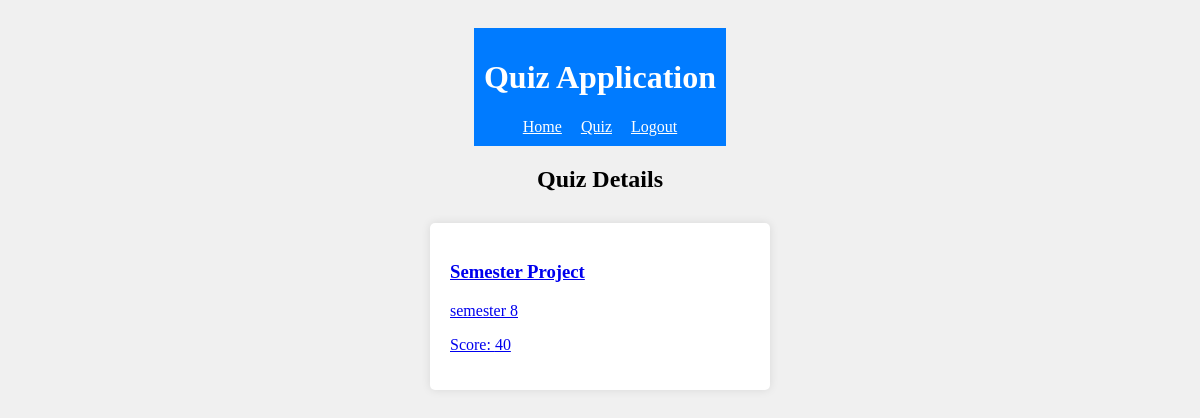
The page /quiz.php (signed in) on the database as committed earlier.
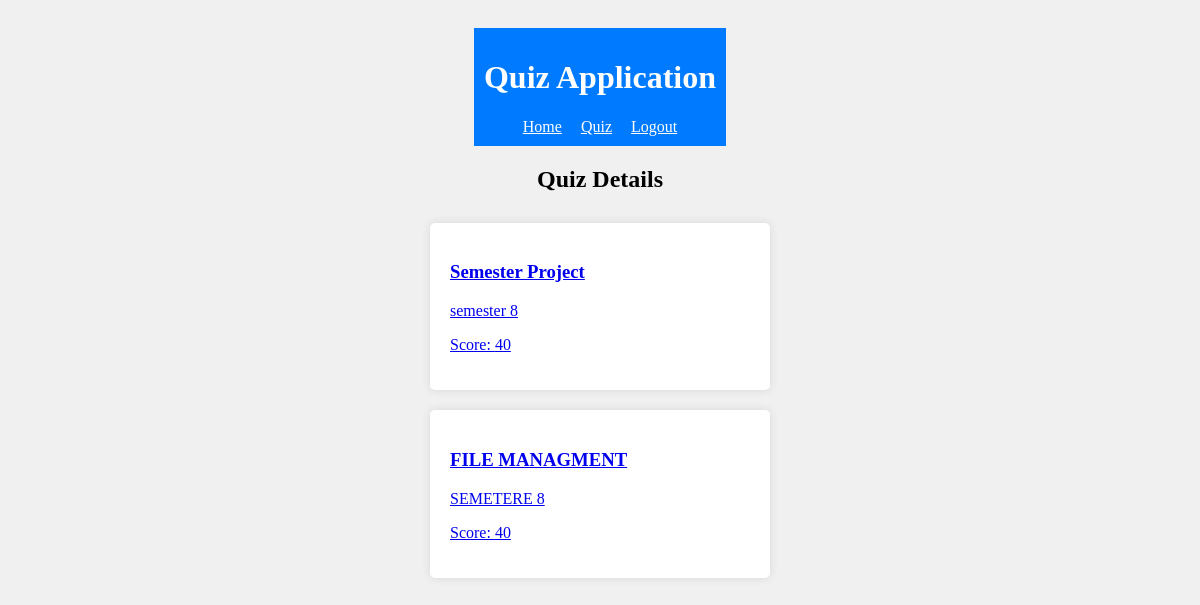
The same page on the database as committed later.
### tables this page shows
CREATE TABLE `quiz` (
  `quiz_id` int(11) NOT NULL,
  `quiz_title` varchar(255) NOT NULL,
  `quiz_desc` varchar(255) NOT NULL,
  `quiz_faculity` varchar(255) NOT NULL,
  `quiz_score` int(11) NOT NULL,
  `quiz_qu_number` int(11) NOT NULL,
  `quiz_status` int(11) NOT NULL DEFAULT 0,
  `del` int(11) NOT NULL DEFAULT 0
);

### quiz.php (the view, shortened to what this page needs)
<?php
$conn = mysqli_connect("localhost", "root", "", "quiz_system");
if(isset($_SESSION['student_faculity'])){
$student_faculity =$_SESSION['student_faculity'];
}elseif(!isset($_SESSION['student_faculity'])){
    echo "<script> window.location ='index.php';</script>";
}
$sql = "SELECT * FROM `quiz` WHERE `quiz_faculity` = '$student_faculity' AND
 	`quiz_status` = 0 AND `del` = 0";
if( mysqli_query($conn, $sql)){
    $result = mysqli_query($conn, $sql);
}else{
    echo $sql ;
}
?>
<!DOCTYPE html>
<html lang="en">
<head>
</head>
<body>
    <div class="top-bar">
        <h1>Quiz Application</h1>
        <a href="index.php" style="color: white; margin-right: 15px;">Home</a>
        <a href="quiz.php" style="color: white; margin-right: 15px;">Quiz</a>
        <?php if(isset($_SESSION['student_id'])){ ?>
        <a href="logout.php" style="color: white;">Logout</a>
        <?php } ?>
    </div>
    <h2>Quiz Details</h2>
    <?php
    if (mysqli_num_rows($result) > 0) {
        while($row = mysqli_fetch_assoc($result)) {
            echo "<div class='quiz-card'>";
            ?>
            <a onclick="return confirm('are you sure?')" href="quiz_question.php?id=<?php echo $row["quiz_id"]; ?>">
                <h3><?php echo $row["quiz_title"]; ?></h3>
            <?php
            echo "<p>" . $row["quiz_desc"] . "</p>";
            echo "<p>Score: " . $row["quiz_score"] . "</p>";
            echo "</div>";
        }
    } else {
        echo "No quizzes found.";
    }
    ?>
</body>
</html>

Rows that differ between the two databases and show on the page:
added quiz: quiz_title "FILE MANAGMENT", quiz_desc "SEMETERE 8", quiz_score "40"
